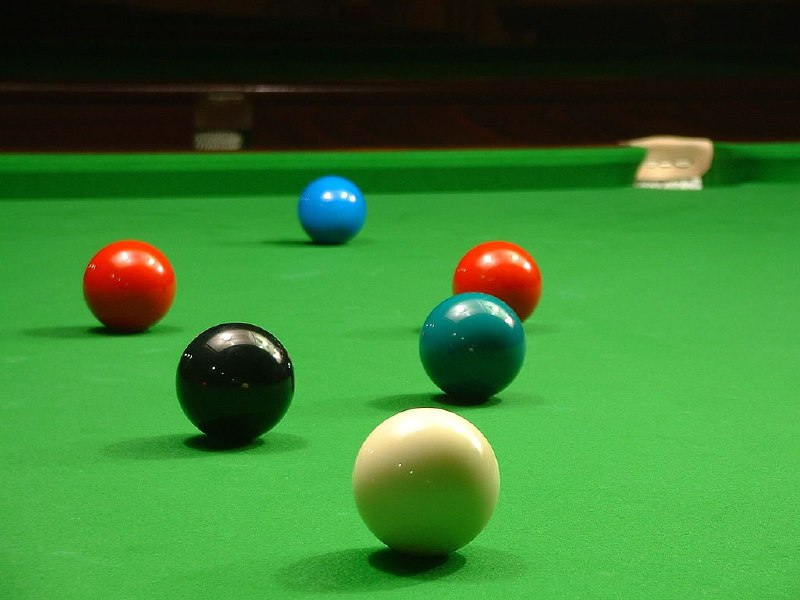
#> input picture Foto1.jfif, 800 x 600 px, given in place of the camera
$ python prueba7.py
#> lines starting #> are read from the running program, lines starting #| are printed output that depends on the picture; after the words box and inside, x2 and y2 are one past the last pixel; in counts of white or black regions, pixels touching at a corner belong together
import cv2
import numpy as np
from matplotlib import pyplot as plt

def eventoraton(evento, x, y, flags, params):
    if evento == cv2.EVENT_LBUTTONUP:
        print("H: ", framehsv[y,x,0])
        print("S: ", framehsv[y,x,1])
        print("V: ", framehsv[y,x,2])


#histograma, (axH,axS,axV) = plt.subplots(1,3)
#plt.ion()
#plt.show()


cap = cv2.VideoCapture(0)
if not cap.isOpened():
    print("No se puede abrir la cámara")
    exit()

cv2.namedWindow("WEBCAM")
cv2.setMouseCallback("WEBCAM", eventoraton)
while True:
    ret, frame = cap.read()
#> frame is the input picture: shape (600, 800, 3); mean B, G, R 48.3, 122.8, 56.5

    if not ret:
        print("No he podido leer el frame")
        break

    framehsv = cv2.cvtColor(frame, cv2.COLOR_BGR2HSV)
#> framehsv: shape (600, 800, 3); mean H, S, V 49.8, 170.3, 127.5

    h, s, v = cv2.split(framehsv)
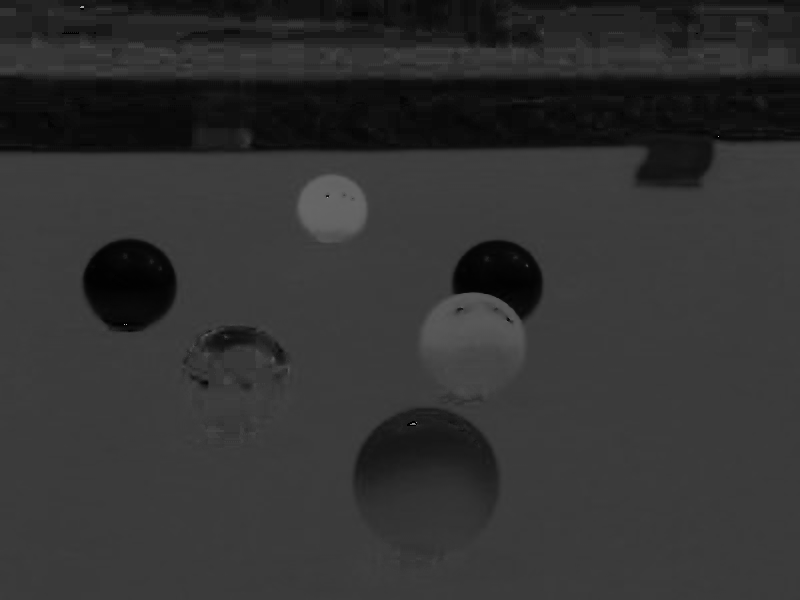
#> h: shape (600, 800); min 0, max 179, mean 49.8
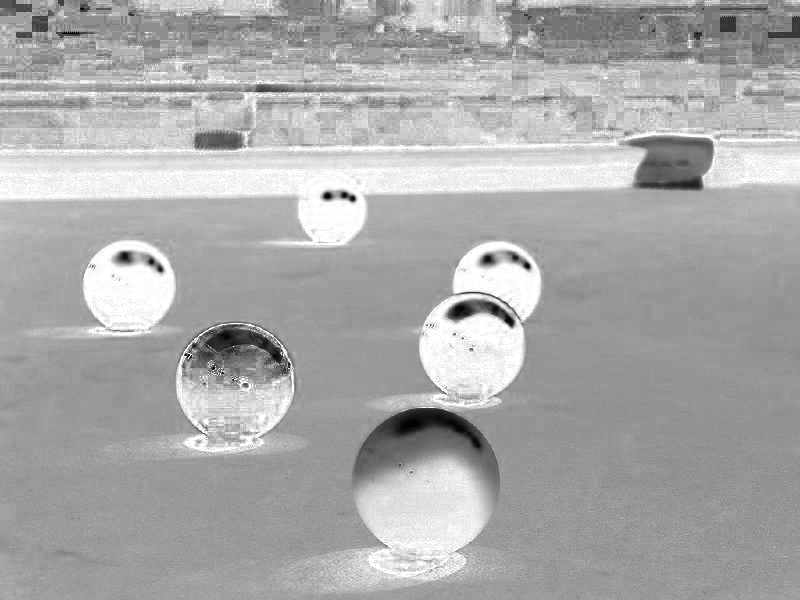
#> s: shape (600, 800); min 0, max 255, mean 170.3
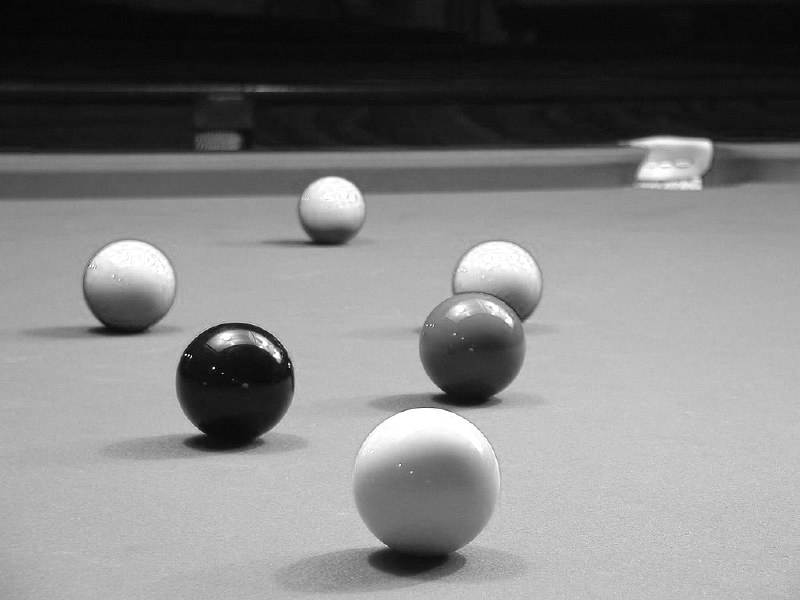
#> v: shape (600, 800); min 3, max 255, mean 127.5

    mbg = cv2.inRange(framehsv, (70,50,50),(90,255,255))
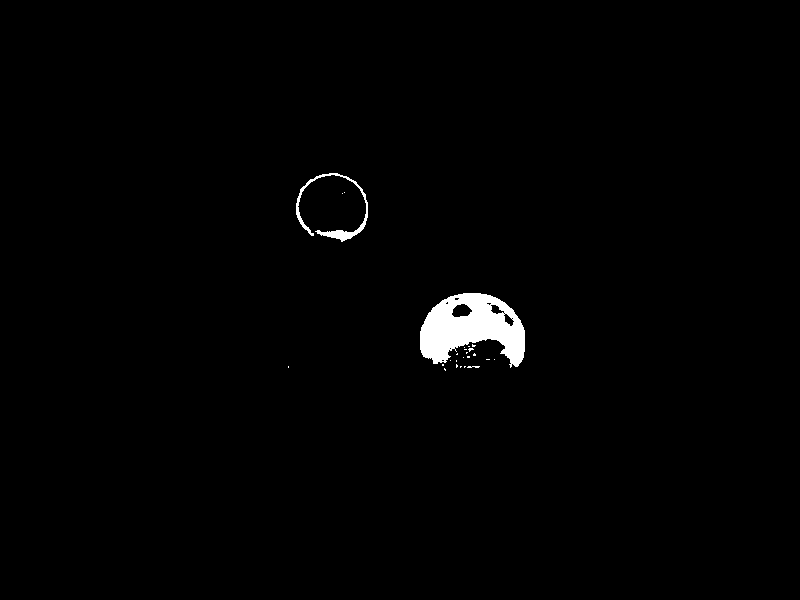
#> mbg: shape (600, 800); 1.2% white; 25 white regions (22 under 20 px), largest, box (x1, y1, x2, y2) and area: (420, 293, 525, 368) 4828, (296, 173, 368, 242) 726, (467, 366, 480, 368) 20
    mascarabg= cv2.merge((mbg,mbg,mbg))
    mascarabg = cv2.GaussianBlur(mascarabg, (5,5), 0)

    mascarabg = cv2.merge((mbg,mbg,mbg))
    mascarafg = cv2.bitwise_not(mascarabg)

    fg = cv2.bitwise_and(frame, mascarafg)
    bg = cv2.bitwise_and(frame, mascarabg)


    histoh = cv2.calcHist([framehsv], [0], None, [180], [0,180])
#> histoh = 180 values, max 145755 at index 59, min 0 at index 106, mean 2666.7
    histos = cv2.calcHist([framehsv], [1], None, [256], [0,256])
#> histos = 256 values, max 17969 at index 149, min 8 at index 3, mean 1875
    histov = cv2.calcHist([framehsv], [2], None, [256], [0,256])
#> histov = 256 values, max 9287 at index 11, min 0 at index 0, mean 1875

    # [11 lines of commented-out code are left out]


    cv2.imshow('WEBCAM', frame)

    if cv2.waitKey(1) == ord(' '):
#> (key Esc is pressed here)
        break

cap.release()
cv2.destroyWindow('WEBCAM')

$ run again, on Foto2.jfif
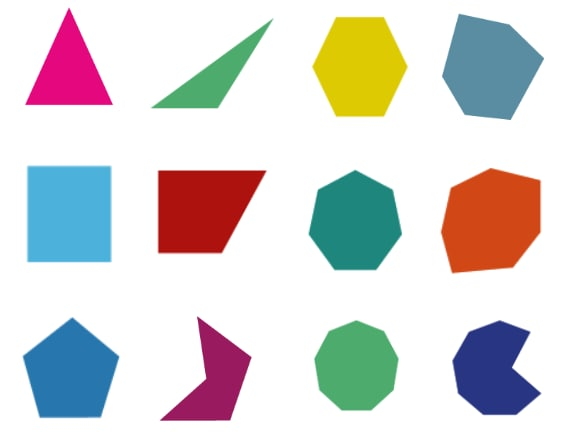
#> input picture Foto2.jfif, 572 x 440 px, given in place of the camera
#> frame is the input picture: shape (440, 572, 3); mean B, G, R 210.8, 212.3, 214.3
#> framehsv: shape (440, 572, 3); mean H, S, V 33.8, 56.9, 232.8
#> `mbg = cv2.inRange(framehsv, (70,50,50),(90,255,255))`:
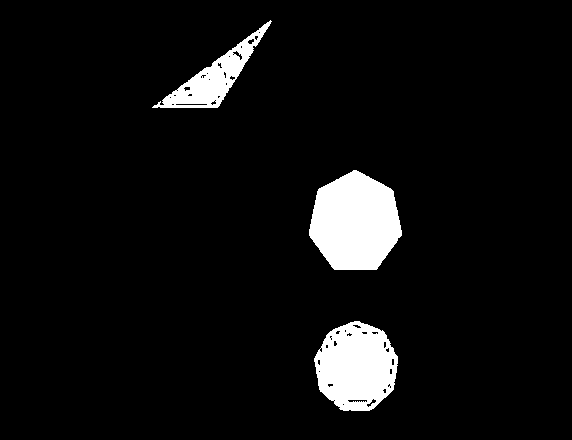
#> mbg: shape (440, 572); 6.1% white; 3 white regions, box (x1, y1, x2, y2) and area: (309, 170, 402, 270) 6987, (314, 321, 398, 411) 5565, (152, 20, 272, 108) 2822
#> `bg = cv2.bitwise_and(frame, mascarabg)`:
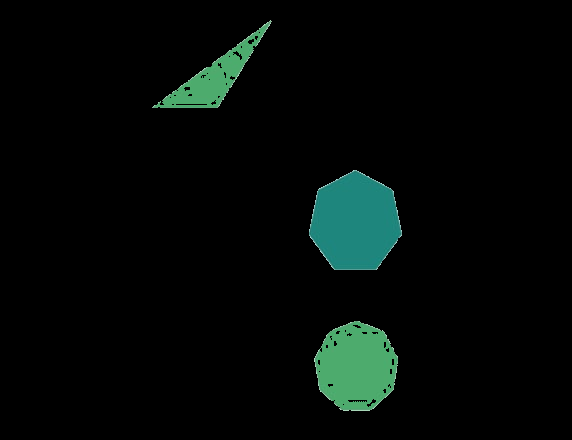
#> bg: shape (440, 572, 3); mean B, G, R 7.3, 9.5, 3.7
#> histoh = 180 values, max 146116 at index 0, min 0 at index 35, mean 1398.2
#> histos = 256 values, max 145145 at index 0, min 21 at index 157, mean 983.1
#> histov = 256 values, max 174487 at index 255, min 0 at index 0, mean 983.1
